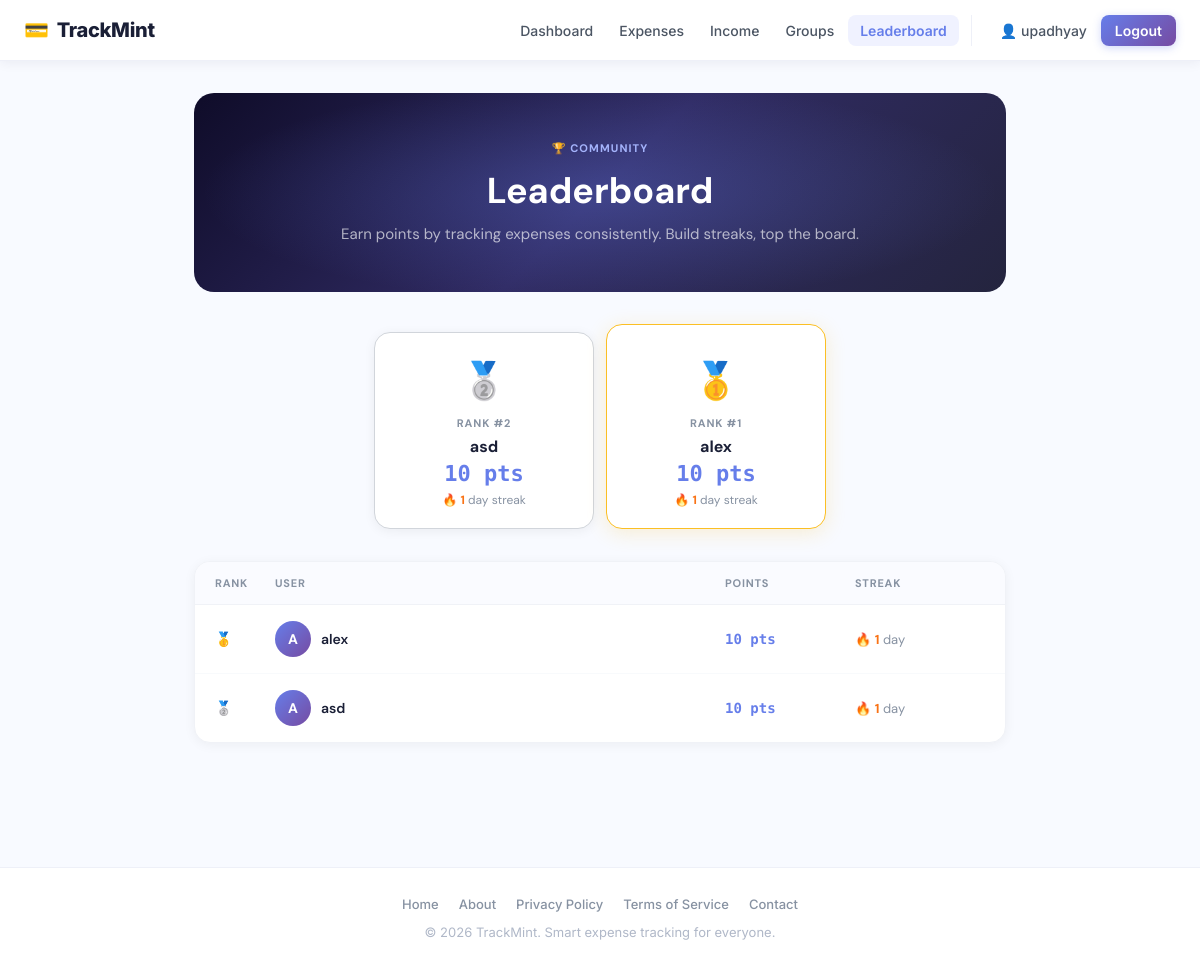
The app's page /leaderboard/ (signed in), older data.
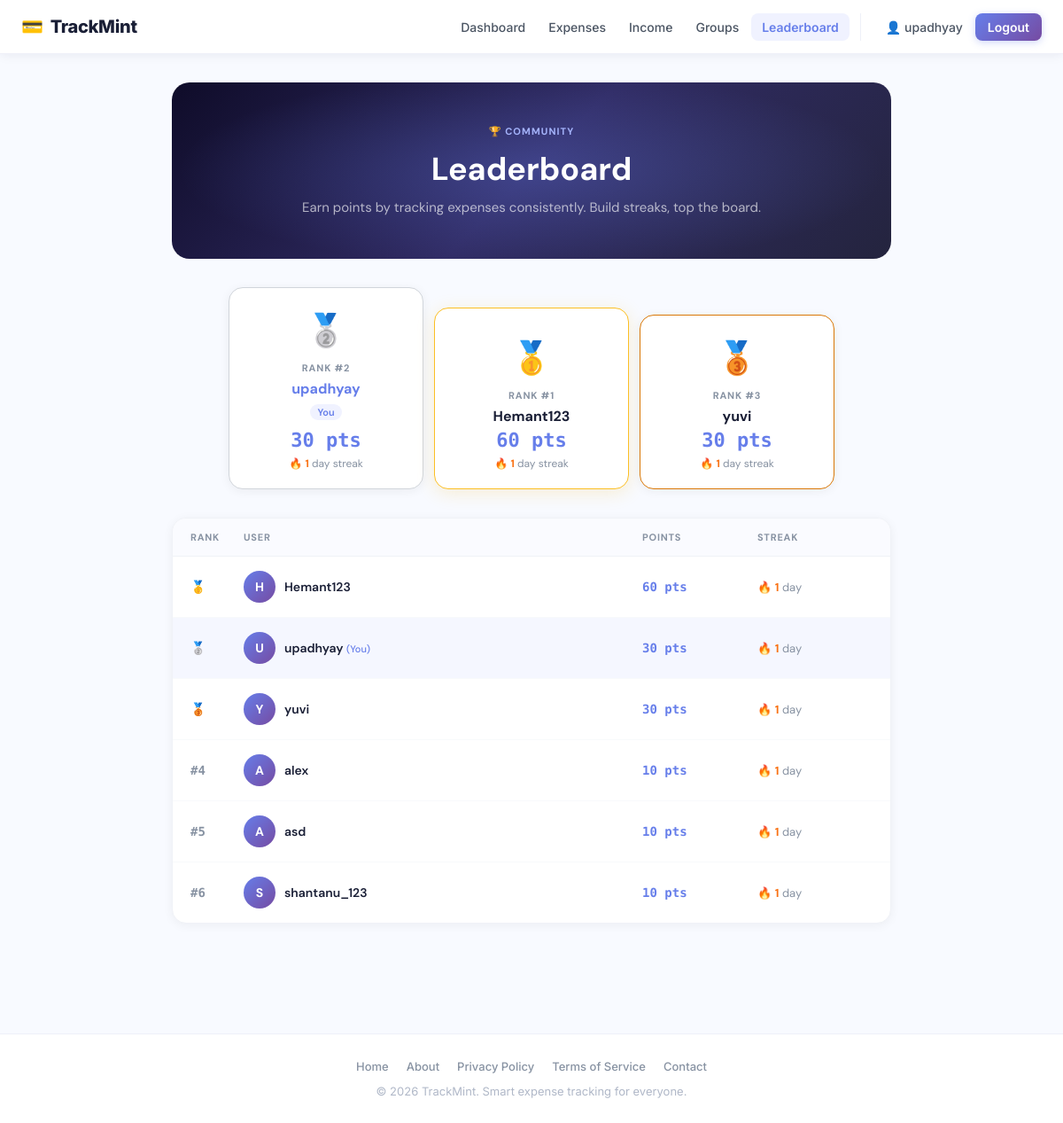
The same page, newer data.
### app/models.py (models this page shows, shortened)
class User(UserMixin, db.Model):
    __tablename__ = "users"
    id = db.Column(db.Integer, primary_key=True)
    username = db.Column(db.String(80), unique=True, nullable=False, index=True)
    email = db.Column(db.String(120), unique=True, nullable=False, index=True)
    password_hash = db.Column(db.String(255), nullable=False)
    created_at = db.Column(db.DateTime, default=datetime.utcnow, nullable=False)
    total_points = db.Column(db.Integer, default=0, nullable=False)
    current_streak = db.Column(db.Integer, default=0, nullable=False)
    last_upload_date = db.Column(db.Date, nullable=True)
    receipts = db.relationship(
        "Receipt",
        back_populates="user",
        cascade="all, delete-orphan",
        lazy=True
    )
    incomes = db.relationship(
        "Income",
        back_populates="user",
        cascade="all, delete-orphan",
        lazy=True
    )

### app/leaderboard/routes.py (the view)
@leaderboard_bp.route("/")
@login_required
def leaderboard_home():
    users = (
        User.query
        .filter(User.total_points > 0)
        .order_by(
            User.total_points.desc(),
            User.current_streak.desc(),
            User.username.asc()
        )
        .all()
    )
    return render_template(
        "leaderboard/index.html",
        page_title="Leaderboard",
        users=users
    )

### app/__init__.py (called while the page is built)
def register_login_loader():
    @login_manager.user_loader
    def load_user(user_id):
        from app.models import User
        return db.session.get(User, int(user_id))

### app/templates/leaderboard/index.html (shortened to what this page needs)
{% extends "base.html" %}
{% block content %}
<div class="lb">
  <div class="lb-header">
    <div class="lb-header-eyebrow">🏆 Community</div>
    <h1>Leaderboard</h1>
    <p>Earn points by tracking expenses consistently. Build streaks, top the board.</p>
  </div>
  {% if users %}
  {% if users|length >= 1 %}
  <div class="lb-podium">
    {% set ordered = [] %}
    {% if users|length >= 2 %}{% set _ = ordered.append(users[1]) %}{% endif %}
    {% set _ = ordered.append(users[0]) %}
    {% if users|length >= 3 %}{% set _ = ordered.append(users[2]) %}{% endif %}
    {% for user in ordered %}
      {% set real_rank = users.index(user) + 1 %}
      <div class="pod-item rank-{{ real_rank }}">
        {% if real_rank == 1 %}
          <span class="pod-medal">🥇</span>
        {% elif real_rank == 2 %}
          <span class="pod-medal">🥈</span>
        {% else %}
          <span class="pod-medal">🥉</span>
        {% endif %}
        <div class="pod-rank">Rank #{{ real_rank }}</div>
        <div class="pod-username {% if user.id == current_user.id %}is-you{% endif %}">
          {{ user.username }}
        </div>
        {% if user.id == current_user.id %}<div class="pod-you-badge">You</div>{% endif %}
        <span class="pod-pts">{{ user.total_points }} pts</span>
        <div class="pod-streak">
          🔥 <strong>{{ user.current_streak }}</strong> day streak
        </div>
      </div>
    {% endfor %}
  </div>
  {% endif %}
  <div class="lb-table-card">
    <div class="lb-table-head">
      <div class="lb-th">Rank</div>
      <div class="lb-th">User</div>
      <div class="lb-th">Points</div>
      <div class="lb-th">Streak</div>
    </div>
    {% for user in users %}
    <div class="lb-row {% if user.id == current_user.id %}is-you{% endif %}">
      <div class="lb-rank-cell">
        {% if loop.index == 1 %}
          <span class="lb-rank-num top">🥇</span>
        {% elif loop.index == 2 %}
          <span class="lb-rank-num top">🥈</span>
        {% elif loop.index == 3 %}
          <span class="lb-rank-num top">🥉</span>
        {% else %}
          <span class="lb-rank-num">#{{ loop.index }}</span>
        {% endif %}
      </div>
      <div class="lb-user-cell">
        <div class="lb-avatar">{{ user.username[0]|upper }}</div>
        <div>
          <div class="lb-username">{{ user.username }}{% if user.id == current_user.id %} <span class="lb-you-tag">(You)</span>{% endif %}</div>
        </div>
      </div>
      <div class="lb-pts">{{ user.total_points }} pts</div>
      <div class="lb-streak">🔥 <strong>{{ user.current_streak }}</strong> day{{ 's' if user.current_streak != 1 else '' }}</div>
    </div>
    {% endfor %}
  </div>
  {% endif %}
</div>
{% endblock %}

### app/templates/base.html (shortened to what this page needs)
<!doctype html>
<html lang="en">
<head>
  <link rel="stylesheet" href="{{ url_for('static', filename='css/style.css') }}">
</head>
<body>
    <header>
        <div class="header-container">
            <a href="{{ url_for('main.landing') }}" class="logo">
                <span class="logo-icon">💳</span>
                TrackMint
            </a>
            <nav>
                <div class="nav-primary">
                    {% if current_user.is_authenticated %}
                    <a href="{{ url_for('main.dashboard') }}" class="nav-link">Dashboard</a>
                    <a href="{{ url_for('receipts.index') }}" class="nav-link">Expenses</a>
                    <a href="{{ url_for('income.income_home') }}" class="nav-link">Income</a>
                    <a href="{{ url_for('groups.groups_home') }}" class="nav-link">Groups</a>
                    <a href="{{ url_for('leaderboard.leaderboard_home') }}" class="nav-link">Leaderboard</a>
                    {% else %}
                    <a href="{{ url_for('main.landing') }}" class="nav-link">Home</a>
                    {% endif %}
                </div>
                {% if current_user.is_authenticated %}
                <div class="nav-user">
                    <a href="{{ url_for('main.profile') }}" class="nav-link">👤 {{ current_user.username }}</a>
                    <a href="{{ url_for('auth.logout') }}">Logout</a>
                </div>
                {% else %}
                <div class="nav-user">
                    <a href="{{ url_for('auth.login') }}" class="nav-link">Sign in</a>
                    <a href="{{ url_for('auth.signup') }}">Get started</a>
                </div>
                {% endif %}
            </nav>
        </div>
    </header>
    <main>
        {% block content %}{% endblock %}
    </main>
    <footer>
        <div class="footer-content">
            <div class="footer-links">
                <a href="{{ url_for('main.landing') }}">Home</a>
                <a href="#">About</a>
                <a href="#">Privacy Policy</a>
                <a href="#">Terms of Service</a>
                <a href="#">Contact</a>
            </div>
            <p>&copy; 2026 TrackMint. Smart expense tracking for everyone.</p>
        </div>
    </footer>
</body>
</html>

Row changes from the older to the newer data that the page shows:
no longer on one of the page's lists (row unchanged): User: current_streak "1", username "alex", total_points "10"
no longer on one of the page's lists (row unchanged): User: id "2", username "asd", total_points "10", current_streak "1"
now on one of the page's lists (row edited): User: username "upadhyay", total_points "30", current_streak "1", username "U"
now on this page (row edited): User: current_streak "1", username "Hemant123", total_points "60", username "H"
added User: real_rank "3", username "yuvi", total_points "30", current_streak "1", username "Y"
computed for User "alex": text "🥇" → "#"
computed for User "asd": text "🥈" → "#"
added User: username "S", username "shantanu_123", total_points "10", current_streak "1"
